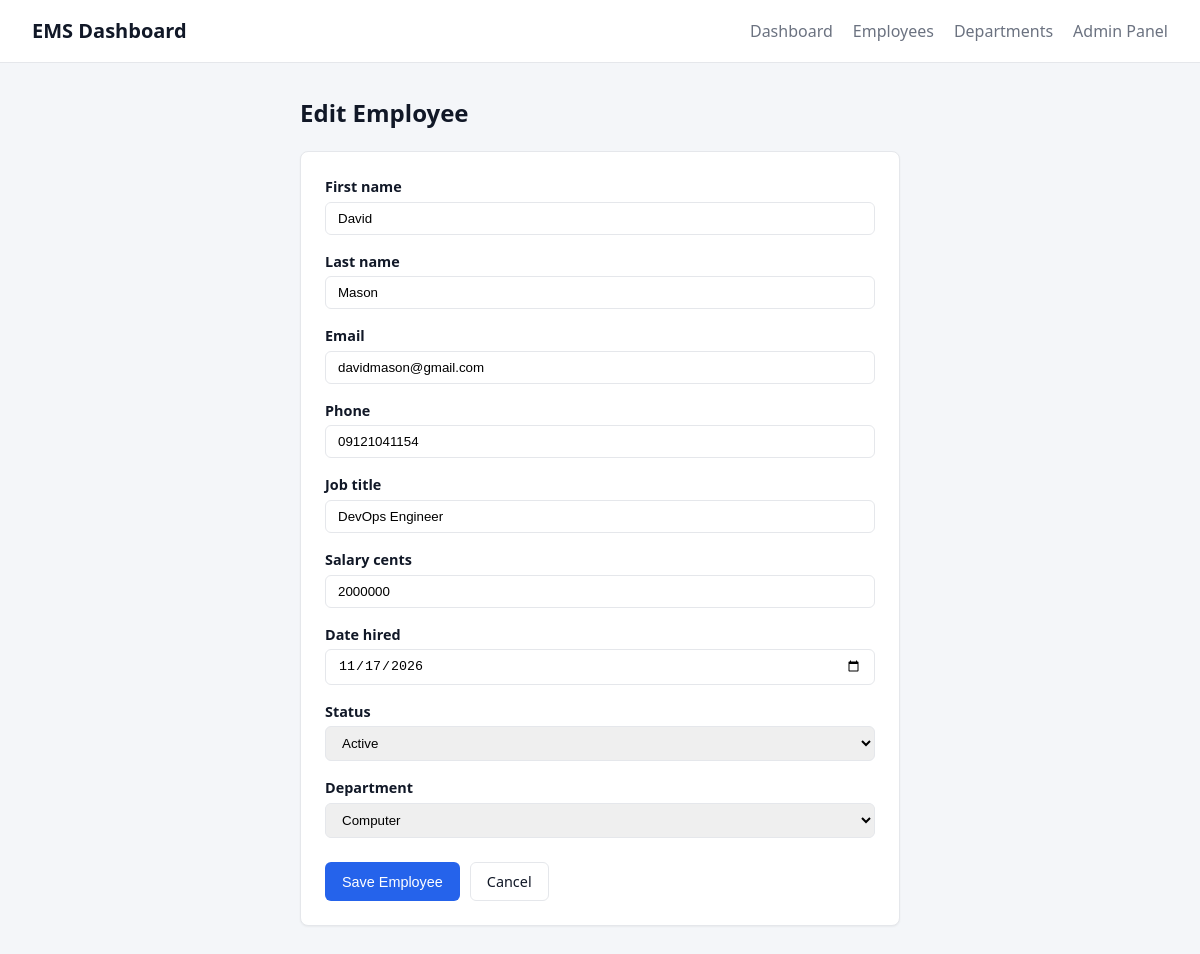
Page /1/update/ on the committed database.
### employees/models.py (models this page shows, shortened)
class Employee(models.Model):
    STATUS_CHOICES = [
        ("active", "Active"),
        ("on_leave", "On Leave"),
        ("terminated", "Terminated"),
    ]
    first_name = models.CharField(max_length=50)
    last_name = models.CharField(max_length=50)
    email = models.EmailField(unique=True)
    phone = models.CharField(max_length=20, blank=True)
    job_title = models.CharField(max_length=100)
    salary_cents = models.PositiveIntegerField(default=0, help_text="Salary in cents")
    date_hired = models.DateField()
    status = models.CharField(max_length=20, choices=STATUS_CHOICES, default="active")
    department = models.ForeignKey(Department, on_delete=models.PROTECT, related_name="employees")

### employees/views.py (the view)
# urls.py: path('<int:pk>/update/', views.EmployeeUpdateView.as_view(), name='employee_update'),
class EmployeeUpdateView(UpdateView):
    model = Employee
    form_class = EmployeeForm
    template_name = "employees/employee_form.html"
    success_url = reverse_lazy("employee_list")

### employees/forms.py
class EmployeeForm(forms.ModelForm):
    class Meta:
        model = Employee
        fields = ['first_name', 'last_name', 'email', 'phone', 'job_title',
                  'salary_cents', 'date_hired', 'status', 'department']
        widgets = {
            'date_hired': forms.DateInput(attrs={'type': 'date'}),
            'salary_cents': forms.NumberInput(attrs={'placeholder': 'e.g., 5000000 for $50,000'}),
        }

### employees/models.py (called while the page is built)
    def __str__(self):
        return self.name

### employees/templates/employees/employee_form.html (shortened to what this page needs)
{% extends 'base.html' %}
{% block content %}
<div style="max-width: 600px; margin: 0 auto;">
    <h2>{% if object %}Edit Employee{% else %}Add Employee{% endif %}</h2>
    <div class="card" style="padding: 24px; margin-top: 16px;">
        <form method="POST">
            {% for field in form %}
                <div class="form-group">
                    <label>{{ field.label }}</label>
                    {{ field }}
                </div>
            {% endfor %}
            <div style="display: flex; gap: 10px; margin-top: 24px;">
                <button type="submit" class="btn btn-primary">Save Employee</button>
                <a href="{% url 'employee_list' %}" class="btn btn-ghost">Cancel</a>
            </div>
        </form>
    </div>
</div>
{% endblock %}

### static/css/style.css (style rules this page uses)
:root { --bg: #f4f6f9; --surface: #ffffff; --text: #111827; --muted: #6b7280; --border: #e5e7eb; --primary: #2563eb; --primary-hover: #1d4ed8; --danger: #dc2626; --success: #16a34a; --radius: 8px; }
* { box-sizing: border-box; }
body { margin: 0; font-family: system-ui, -apple-system, sans-serif; background: var(--bg); color: var(--text); line-height: 1.5; }
a { text-decoration: none; color: var(--primary); }
.card { background: var(--surface); border: 1px solid var(--border); border-radius: var(--radius); box-shadow: 0 1px 2px rgba(0,0,0,0.05); overflow: hidden; }
.btn { display: inline-block; padding: 8px 16px; border-radius: 6px; font-weight: 500; font-size: 0.9rem; cursor: pointer; border: 1px solid transparent; text-align: center; }
.btn-primary { background: var(--primary); color: white; }
.btn-ghost { background: transparent; border-color: var(--border); color: var(--text); }
.form-group { margin-bottom: 16px; }
.form-group label { display: block; font-size: 0.9rem; font-weight: 600; margin-bottom: 4px; }
.form-group input, .form-group select { width: 100%; padding: 8px 12px; border: 1px solid var(--border); border-radius: 6px; }

### rows in the picture
Employee: form "David" "Mason" "davidmason@gmail.com" "09121041154" "DevOps Engineer" "2000000" "11/17/2026" "Active" "Computer"

### other values in the picture
{{ field.label }} "First name" "Last name" "Email" "Phone" "Job title" "Salary cents" "Date hired" "Status" "Department"
